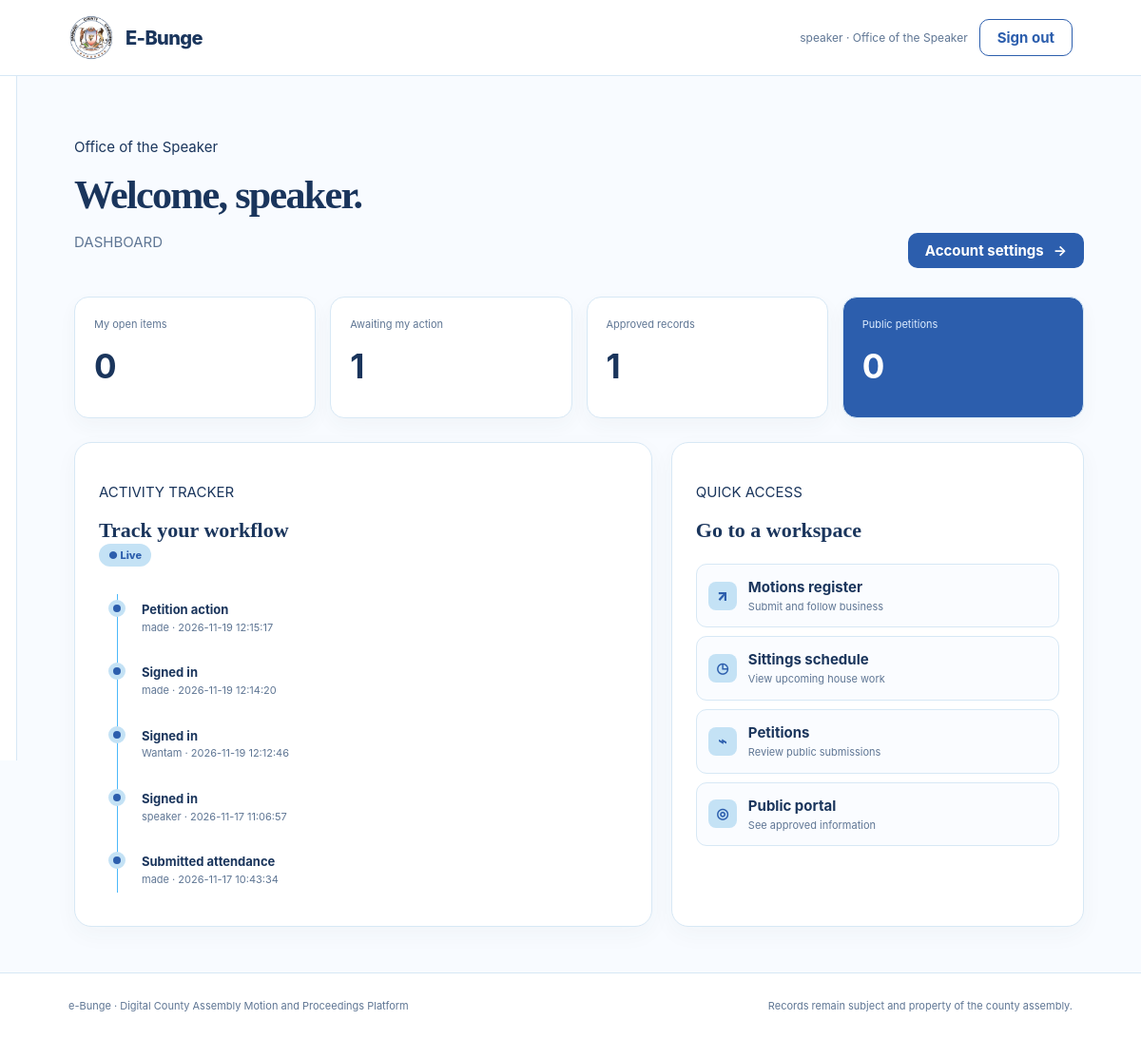
Page /dashboard.php (signed in) on the committed database.
### tables this page shows
CREATE TABLE users (
      id INTEGER PRIMARY KEY AUTOINCREMENT, work_email TEXT UNIQUE NOT NULL,
      username TEXT UNIQUE NOT NULL, password_hash TEXT NOT NULL, role TEXT NOT NULL,
      created_at TEXT DEFAULT CURRENT_TIMESTAMP, active INTEGER DEFAULT 1
    );

CREATE TABLE audit_logs (
      id INTEGER PRIMARY KEY AUTOINCREMENT, user_id INTEGER, action TEXT NOT NULL,
      entity TEXT, entity_id INTEGER, created_at TEXT DEFAULT CURRENT_TIMESTAMP
    );

### config.php (called while the page is built, shortened)
<?php
function db(): PDO {
    static $pdo = null;
    if ($pdo === null) {
        $pdo = new PDO('sqlite:' . DB_PATH);
        $pdo->setAttribute(PDO::ATTR_ERRMODE, PDO::ERRMODE_EXCEPTION);
        $pdo->setAttribute(PDO::ATTR_DEFAULT_FETCH_MODE, PDO::FETCH_ASSOC);
        $pdo->exec('PRAGMA foreign_keys = ON');
    }
    return $pdo;
}
function e($value): string {
    return htmlspecialchars((string)$value, ENT_QUOTES, 'UTF-8');
}
function current_user(): ?array {
    return $_SESSION['user'] ?? null;
}
function role_name(string $role): string {
    return ROLES[$role] ?? $role;
}
function count_query(string $sql, array $params = []): int {
    $stmt = db()->prepare($sql);
    $stmt->execute($params);
    return (int)$stmt->fetchColumn();
}

### dashboard.php (the view, shortened to what this page needs)
<?php
require_once __DIR__ . '/config.php';
$root_prefix = '';
$asset_prefix = '';
$user = current_user();
$user_id = $user['id'];
$username = $user['username'];
$user_role = role_name($user['role']);
$open_items = count_query(
    "SELECT COUNT(*) FROM motions
     WHERE mover_id = ?
     AND UPPER(status) NOT IN ('APPROVED', 'DENIED')",
    [(string) $user_id]
);
$pending_items = count_query(
    "SELECT COUNT(*) FROM motions
     WHERE LOWER(status) IN ('submitted', 'reviewed', 'pending')"
);
$approved_items = count_query(
    "SELECT COUNT(*) FROM motions
     WHERE LOWER(status) = 'approved'"
);
$pending_petitions = count_query(
    "SELECT COUNT(*) FROM petitions
     WHERE LOWER(status) = 'submitted'"
);
$events = db()->query(
    "SELECT audit_logs.*, users.username
     FROM audit_logs
     LEFT JOIN users ON users.id = audit_logs.user_id
     ORDER BY audit_logs.id DESC
     LIMIT 5"
)->fetchAll();
include __DIR__ . '/includes/header.php';
?>
<div class="app-shell">
    <?php include __DIR__ . '/includes/sidebar.php'; ?>
    <main class="main-content">
        <div class="page-heading">
            <div>
                <p class="eyebrow">
                    <?= e($user_role); ?>
                </p>
                <h1>
                    Welcome, <?= e($username); ?>.
                </h1>
                <p class="muted">
                    DASHBOARD
                </p>
            </div>
            <a href="pages/profile.php" class="btn btn-primary">
                Account settings <span>→</span>
            </a>
        </div>
        <section class="metric-grid">
            <div class="metric-card">
                <span>My open items</span>
                <strong><?= (int) $open_items; ?></strong>
            </div>
            <div class="metric-card">
                <span>Awaiting my action</span>
                <strong><?= (int) $pending_items; ?></strong>
            </div>
            <div class="metric-card">
                <span>Approved records</span>
                <strong><?= (int) $approved_items; ?></strong>
            </div>
            <div class="metric-card accent">
                <span>Public petitions</span>
                <strong><?= (int) $pending_petitions; ?></strong>
            </div>
        </section>
        <div class="dashboard-grid">
            <section class="panel activity-panel">
                <div class="section-head">
                    <div>
                        <p class="eyebrow">ACTIVITY TRACKER</p>
                        <h2>Track your workflow</h2>
                    </div>
                    <span class="live-pill">● Live</span>
                </div>
                <div class="tracker">
                    <?php if (empty($events)): ?>
                        <div class="empty-state">
                            Your recent actions will appear here.
                        </div>
                    <?php else: ?>
                        <?php foreach ($events as $event): ?>
                            <div class="tracker-item">
                                <span class="tracker-dot"></span>
                                <div>
                                    <strong>
                                        <?= e($event['action']); ?>
                                    </strong>
                                    <small>
                                        <?= e($event['username'] ?? 'Public user'); ?>
                                        ·
                                        <?= e($event['created_at']); ?>
                                    </small>
                                </div>
                            </div>
                        <?php endforeach; ?>
                    <?php endif; ?>
                </div>
            </section>
            <section class="panel quick-panel">
                <div class="section-head">
                    <div>
                        <p class="eyebrow">QUICK ACCESS</p>
                        <h2>Go to a workspace</h2>
                    </div>
                </div>
                <div class="quick-links">
                    <a href="pages/motions.php">
                        <span>↗</span>
                        <div>
                            <b>Motions register</b>
                            <small>Submit and follow business</small>
                        </div>
                    </a>
                    <a href="pages/sittings.php">
                        <span>◷</span>
                        <div>
                            <b>Sittings schedule</b>
                            <small>View upcoming house work</small>
                        </div>
                    </a>
                    <a href="pages/petitions.php">
                        <span>⌁</span>
                        <div>
                            <b>Petitions</b>
                            <small>Review public submissions</small>
                        </div>
                    </a>
                    <a href="public_portal.php">
                        <span>◎</span>
                        <div>
                            <b>Public portal</b>
                            <small>See approved information</small>
                        </div>
                    </a>
                </div>
            </section>
        </div>
    </main>
</div>
<?php
include __DIR__ . '/includes/footer.php';
?>

### includes/header.php (shortened to what this page needs)
<?php
require_once __DIR__ . '/../config.php';
$user = current_user();
?>
<!doctype html>
<html lang="en">
<head>
    <link rel="stylesheet"
          href="<?= e(($asset_prefix ?? '') . 'assets/css/style.css') ?>?v=12">
</head>
<body>
<?php if ($user && empty($hide_user_topbar)): ?>
    <header class="topbar">
        <a class="brand"
           href="<?= e(($root_prefix ?? '') . 'landing.php') ?>">
            <img
                src="<?= e(($asset_prefix ?? '') . 'assets/images/logo.png') ?>"
                alt="Elgeyo Marakwet County Assembly Logo"
                class="brand-logo"
            >
            <span>E-Bunge</span>
        </a>
        <div class="top-actions">
            <span class="user-chip">
                <?= e($user['username']) ?>
                ·
                <?= e(role_name($user['role'])) ?>
            </span>
            <a class="btn btn-outline"
               href="<?= e(($root_prefix ?? '') . 'logout.php') ?>">
                Sign out
            </a>
        </div>
    </header>
<?php endif; ?>

### includes/sidebar.php (shortened to what this page needs)
<aside class="sidebar">
</aside>

### includes/footer.php (shortened to what this page needs)
<footer class="footer">
  <span>e-Bunge &middot; Digital County Assembly Motion and Proceedings Platform</span>
  <span>Records remain subject and property of the  county assembly.</span>
</footer>
</body>
</html>

### assets/css/style.css (style rules this page uses)
:root { --ink: #1A355C; --muted: #5F7694; --deep: #2C5EAD; --mint: #1591DC; --pale: #4BB8FA; --cream: #C4E2F5; --white: #ffffff; --line: #D7E8F5; --shadow: 0 18px 45px rgba(44, 94, 173, 0.12); --radius: 18px; }
* { box-sizing: border-box; }
html { scroll-behavior: smooth; }
body { margin: 0; background: #f8fbff; color: var(--ink); font: 15px/1.6 Inter, ui-sans-serif, system-ui, sans-serif; }
a { color: var(--deep); text-decoration: none; }
.muted { color: var(--muted); }
.brand { display: inline-flex; align-items: center; gap: 12px; color: var(--ink); font-size: 20px; font-weight: 800; letter-spacing: -0.03em; text-decoration: none; }
.brand-logo { width: 48px; height: 48px; display: block; flex-shrink: 0; object-fit: contain; object-position: center; }
.public-nav, .topbar { min-height: 80px; padding: 0 6%; display: flex; align-items: center; justify-content: space-between; position: relative; z-index: 100; background: white; border-bottom: 1px solid var(--line); }
.landing-nav-links, .nav-actions, .top-actions { display: flex; align-items: center; }
.nav-actions, .top-actions { gap: 12px; white-space: nowrap; }
.user-chip { color: var(--muted); font-size: 12px; }
.btn { display: inline-flex; align-items: center; justify-content: center; gap: 10px; padding: 11px 18px; border: 0; border-radius: 10px; font-weight: 750; line-height: 1; transition: 0.2s ease; }
.btn-primary { background: var(--deep); color: white; }
.btn-outline { border: 1px solid var(--deep); background: transparent; color: var(--deep); }
.app-shell { --sidebar-collapsed: 18px; --sidebar-expanded: 235px; display: flex; align-items: flex-start; width: 100%; min-height: calc(100vh - 80px); }
.sidebar { position: sticky; top: 0; z-index: 10; flex: 0 0 var(--sidebar-collapsed); width: var(--sidebar-collapsed); height: calc(100vh - 80px); padding: 30px 0; overflow: hidden; border-right: 1px solid var(--line); background: white; box-sizing: border-box; transition: flex-basis 0.3s ease, width 0.3s ease, padding 0.3s ease; }
.main-content { flex: 1 1 0; width: auto; min-width: 0; margin: 0; padding: 48px 5%; }
.page-heading { display: flex; align-items: flex-end; justify-content: space-between; gap: 20px; margin-bottom: 30px; }
.page-heading h1 { margin: 0 0 7px; font: 700 42px/1.1 Georgia, serif; letter-spacing: -0.04em; }
.metric-grid { display: grid; grid-template-columns: repeat(4, 1fr); gap: 15px; margin-bottom: 25px; }
.metric-card { padding: 20px; border: 1px solid var(--line); border-radius: 15px; background: white; box-shadow: 0 8px 20px rgba(48,87,72,0.04); }
.metric-card span, .metric-card small { display: block; color: var(--muted); font-size: 11px; }
.metric-card strong { display: block; margin: 6px 0; font-size: 35px; letter-spacing: -0.06em; }
.metric-card.accent { background: var(--deep); color: white; }
.metric-card.accent span, .metric-card.accent small { color: #dcecff; }
.dashboard-grid { display: grid; grid-template-columns: 1.4fr 1fr; gap: 20px; }
.panel { padding: 25px; border: 1px solid var(--line); border-radius: var(--radius); background: white; box-shadow: 0 8px 25px rgba(48,87,72,0.04); }
.panel h2 { margin: 0; font: 700 22px Georgia, serif; }
.live-pill { padding: 5px 10px; border-radius: 30px; background: var(--cream); color: var(--deep); font-size: 11px; font-weight: 800; }
.tracker { position: relative; padding: 22px 0 0 10px; }
.tracker-item { position: relative; display: flex; gap: 17px; padding: 14px 0; }
.tracker-dot { z-index: 1; width: 18px; height: 18px; flex-shrink: 0; border: 5px solid var(--cream); border-radius: 50%; background: var(--deep); }
.tracker-item div, .quick-links div { display: grid; }
.tracker-item strong { font-size: 13px; }
.tracker-item small, .quick-links small { color: var(--muted); font-size: 11px; }
.quick-links { display: grid; gap: 9px; margin-top: 22px; }
.quick-links a { display: flex; align-items: center; gap: 12px; padding: 12px; border: 1px solid var(--line); border-radius: 11px; background: #fafcff; color: var(--ink); }
.quick-links a > span { width: 30px; height: 30px; display: grid; place-items: center; border-radius: 8px; background: var(--cream); color: var(--deep); font-weight: 900; }
.footer { display: flex; justify-content: space-between; gap: 20px; padding: 26px 6%; border-top: 1px solid var(--line); background: white; color: var(--muted); font-size: 11px; }

### rows in the picture
users: username "speaker", username "Office of the Speaker"
audit_logs: action "Petition action", user.username "made", created_at "2026-11-19 12:15:17"
audit_logs: action "Signed in", user.username "made", created_at "2026-11-19 12:14:20"
audit_logs: action "Signed in", user.username "Wantam", created_at "2026-11-19 12:12:46"
audit_logs: action "Signed in", user.username "speaker", created_at "2026-11-17 11:06:57"
audit_logs: action "Submitted attendance", user.username "made", created_at "2026-11-17 10:43:34"

### other values in the picture
$user_role "Office of the Speaker"
$open_items "0"
$pending_items "1"
$approved_items "1"
$pending_petitions "0"
